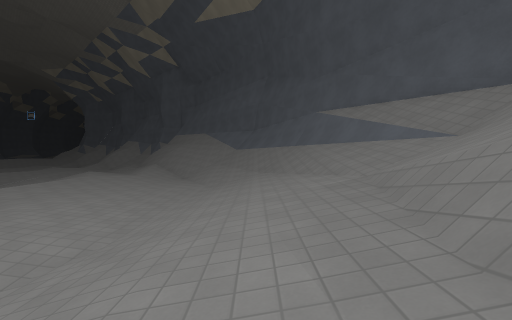
[1] (above)

23 first-person views from a walk through a level from a Godot 3-D game. The camera is 1.3 m above the floor, looks level and sees 85° across. The floor is counted in squares, 2 m on a side. Each view is taken from the middle of a square. On the plan, view 1 faces up. The plan holds only what a view shows up to about 9 squares ahead; the rest is blank. The place goes on beyond the plan. Some surface patterns are stand-ins.

[2]
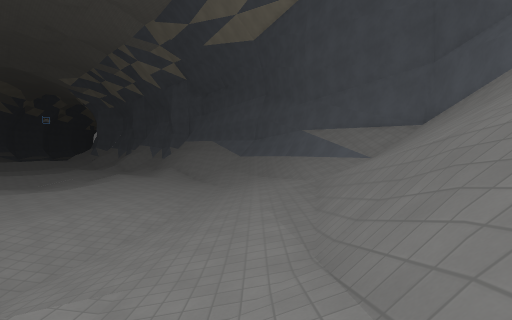

[3]
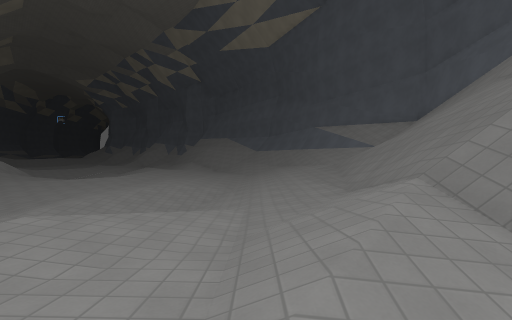

[4]
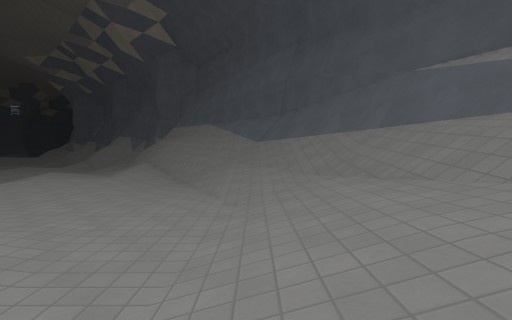

[5]
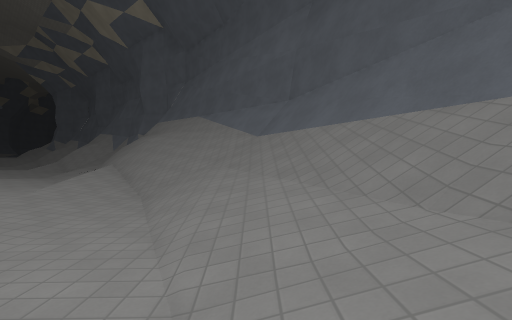

[6]
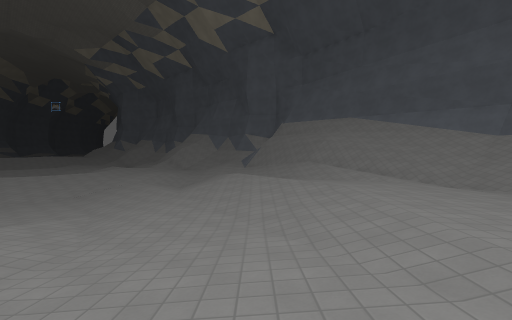

[7]
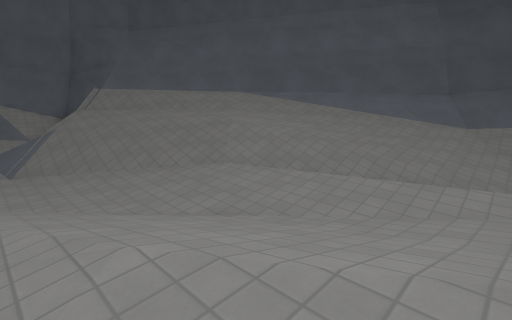

[8]
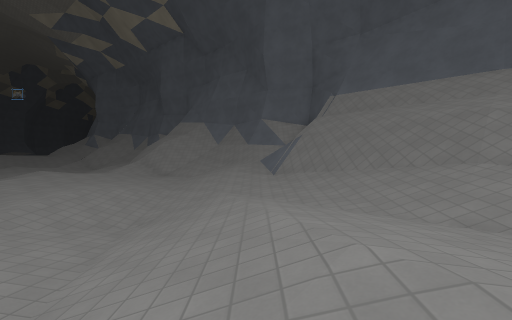

[9]
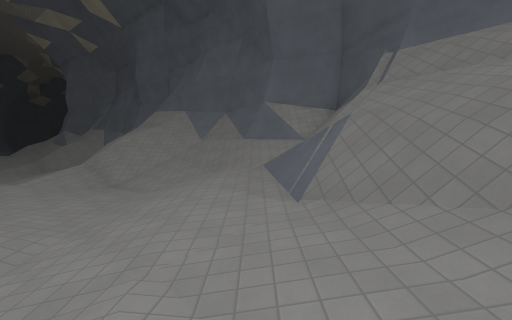

[10]
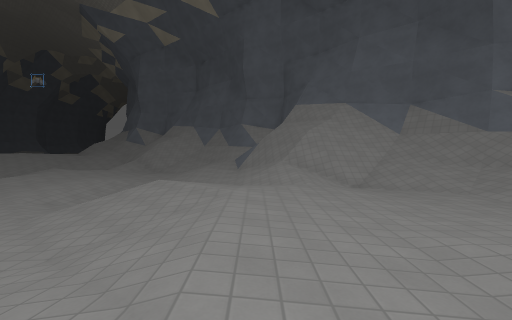

[11]
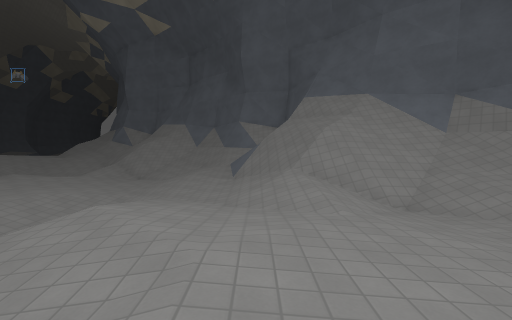

[12]
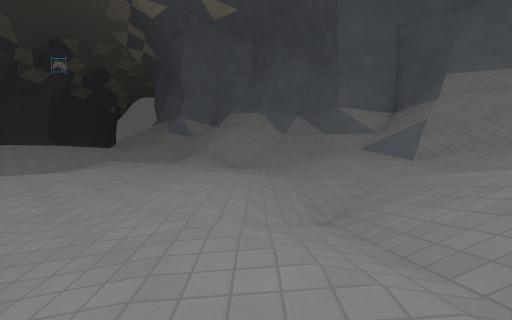

[13]
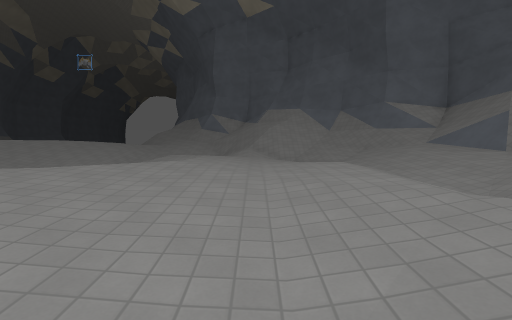

[14]
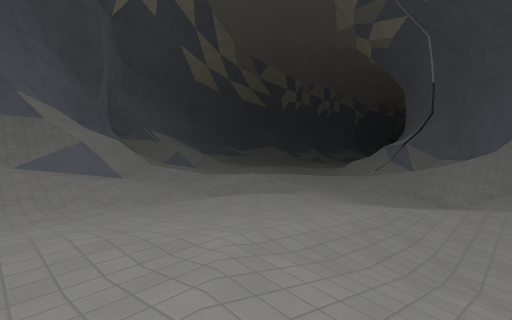

[15]
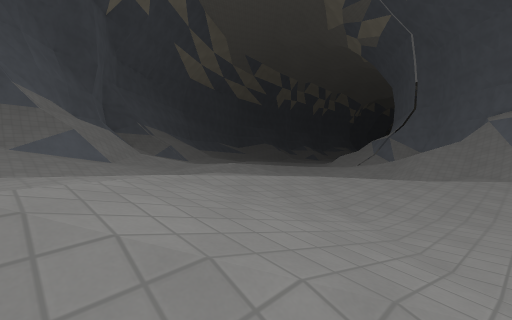

[16]
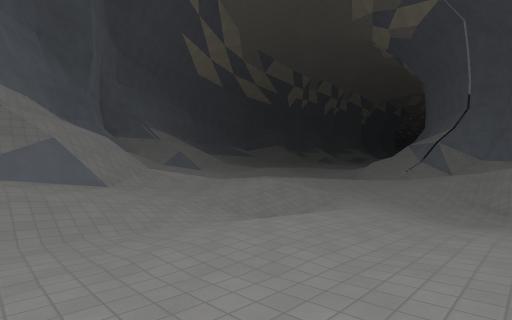

[17]
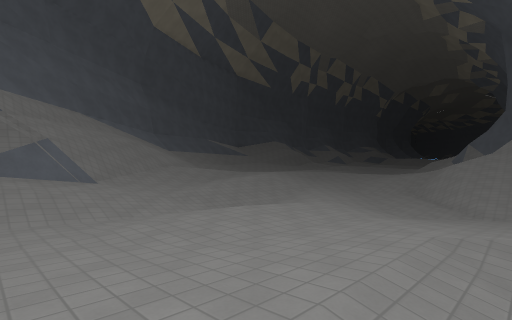

[18]
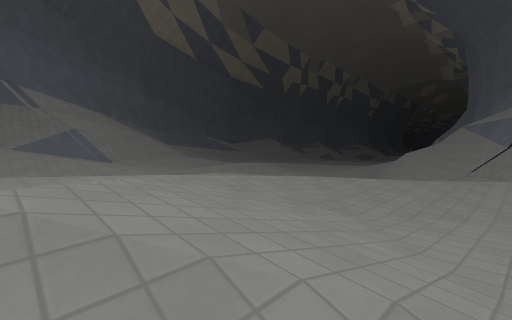

[19]
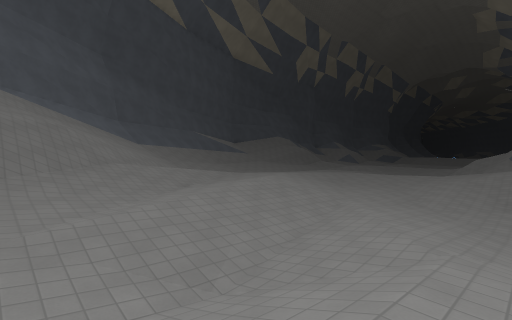

[20]
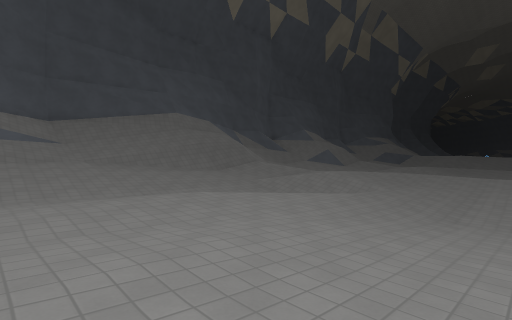

[21]
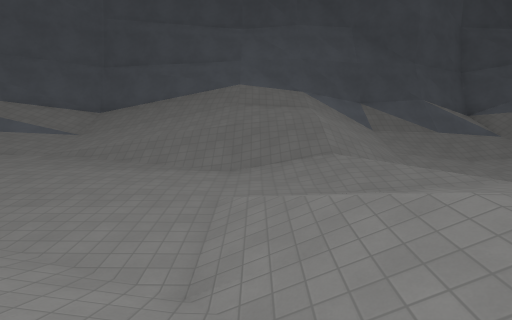

[22]
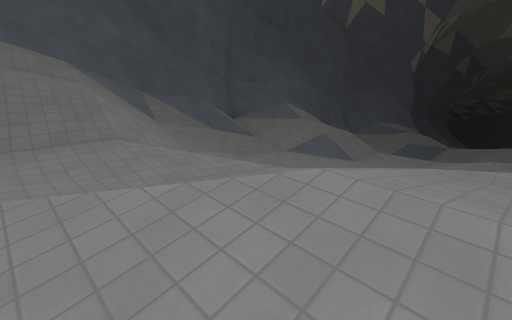

[23]
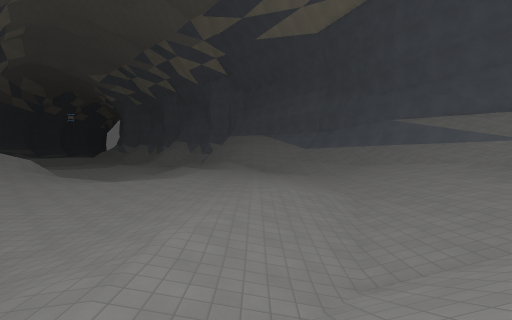

### Floor plan
Key: @ floor where view 1 was taken; # wall or solid block; . main floor; : floor 0.25 m higher than the main floor; - floor 0.25 m lower than the main floor; + floor 0.5 m higher than the main floor; _ floor 0.5 m lower than the main floor; * floor 0.75 m higher than the main floor; < floor 0.75 m lower than the main floor; % floor 1 m higher than the main floor; ( floor 1 m lower than the main floor; / step, stairs or slope; = window, fence, low wall or low ledge.
Columns run from 25 left of view 1 to 5 right of it. Each row starts with its distance up from view 1.
 30 //+++../%//##
 29 //+++:.////=##
 28 -//+:..//%=//##
 27 --.:...//+////###
 26 _-.:../-/://////##
 25 -...../</.//////###
 24 ...--.///://.////=#
 23  .-_<--//+++../%//###
 22  -_<(<-//+++:./////##
 21  -/(((<-//+:..//%=//##
 20 /-//((<--.:...//+////##
 19 //////-_-.:../-/://///#
 18  ///// -...../</./////##
 17        ...--./</:./////##
 16          -_<--</+://///=#
 15          _<(/--//+://///##
 14          /(((_-//+:/*///=#
 13        /-//((<_-/+++*:///##
 12        /////((<-/:+++:///##
 11         ////((<--/+++:.///#
 10             /<__--:++:.///##
  9             /--_--.+::..///##
  8             //.--..::...:%/##
  7              +  ...:....:%/=##
  6              +..........:%//=#
  5               :.........:%//=##
  4               ..--......:%%///#
  3                ----....-.*%//##
  2                 <__-..--.*///#
  1                  <<_.._-.+///#
  0                  ((<.-<-.@///#
 -1                  ((_-_//.////#
 -2                  ((_-//:.////#
 -3                  <<_-.+://///#
 -4                  -_--.++/////#
 -5                   -- /+ : ///#

Where each view was taken, in squares from view 1:
view 1: 0 up, 0 right, facing up
view 2: 3 down, 0 right, facing up
view 3: 5 down, 1 left, facing up
view 4: 4 up, 1 left, facing up
view 5: 7 up, 1 left, facing up
view 6: 6 up, 8 left, facing up
view 7: 13 up, 9 left, facing up-right
view 8: 13 up, 9 left, facing up
view 9: 17 up, 9 left, facing up
view 10: 18 up, 15 left, facing up
view 11: 20 up, 15 left, facing up
view 12: 21 up, 19 left, facing up
view 13: 21 up, 21 left, facing up
view 14: 30 up, 24 left, facing down-right
view 15: 30 up, 25 left, facing down-right
view 16: 29 up, 22 left, facing down-right
view 17: 22 up, 16 left, facing down-right
view 18: 23 up, 18 left, facing down-right
view 19: 19 up, 13 left, facing down-right
view 20: 6 up, 8 left, facing down-right
view 21: 1 down, 5 left, facing right
view 22: 1 down, 4 left, facing down-right
view 23: 3 down, 4 left, facing up
